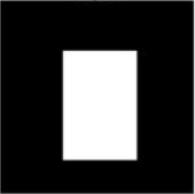
#> input picture Image Processing in OpenCV/Contours in OpenCV/Getting Started/boxing.jpg, 195 x 194 px
$ python ContoursStart.py   (older library calls are emulated)
#> lines starting #> are read from the running program, lines starting #| are printed output that depends on the picture; after the words box and inside, x2 and y2 are one past the last pixel; in counts of white or black regions, pixels touching at a corner belong together
# -*- dofing: utf-8 -*-
"""
@ author: wuxin
"""

import cv2 as cv
import numpy as np
from matplotlib import pyplot as plt

if __name__ == "__main__":

    img = cv.imread('boxing.jpg')
#> img is the input picture: shape (194, 195, 3); min 0, max 255, mean 58

    imgray = cv.cvtColor(img, cv.COLOR_BGR2GRAY)
    ret, thresh = cv.threshold(imgray, 127, 255, 0)
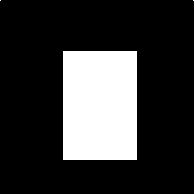
#> thresh: shape (194, 195); 21.8% white; 3 white regions (1 under 20 px)
    image, contours1, hierarchy1 = cv.findContours(thresh, cv.RETR_TREE, cv.CHAIN_APPROX_NONE)
#> contours1 = 3 contours, 2 with area under 20; largest, box (x1, y1, x2, y2) and area: (63, 51, 137, 160) 7884

    IMAGE, contours2, hierarchy2 = cv.findContours(thresh, cv.RETR_TREE, cv.CHAIN_APPROX_SIMPLE)
#> contours2 has the same summary as contours1

    img = cv.drawContours(image, contours1, -1, (0, 255, 0), 3)
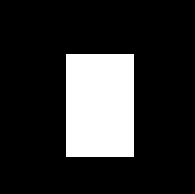
#> img: shape (194, 195); 18.5% white; 1 white region, box (x1, y1, x2, y2) and area: (66, 54, 134, 157) 7004
    dst = cv.drawContours(IMAGE, contours2, 0, (0, 255, 0), 3)

    cv.imshow("Original", img)
    cv.imshow("Average", dst)
    cv.waitKey(0)
    cv.destroyAllWindows()
